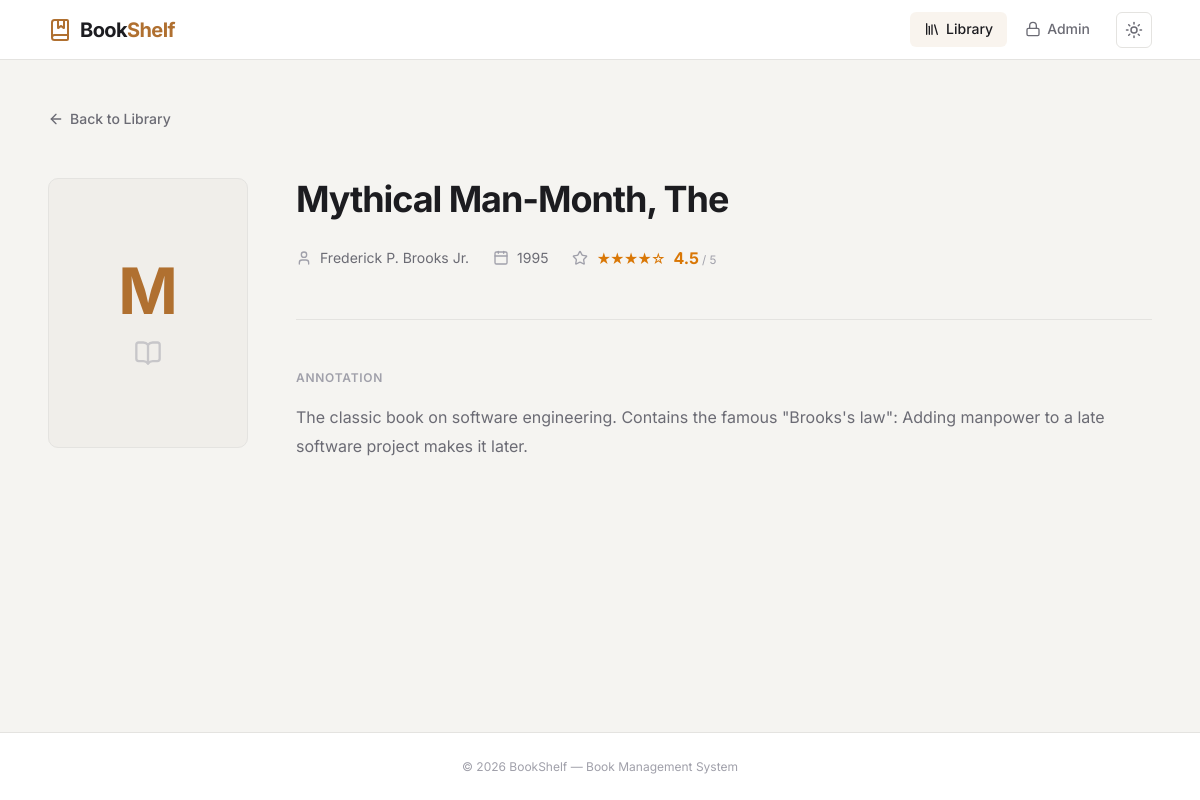
/detail.php?id=25, run on the app's committed database.
### tables this page shows
CREATE TABLE books (
            id           INTEGER PRIMARY KEY AUTOINCREMENT,
            title        TEXT    NOT NULL,
            author       TEXT    NOT NULL,
            release_year INTEGER NOT NULL,
            annotation   TEXT    DEFAULT '',
            rating       REAL    DEFAULT 0 CHECK(rating >= 0 AND rating <= 5),
            created_at   TEXT    DEFAULT (datetime('now'))
        );

### includes/auth.php (called while the page is built, shortened)
<?php
function isLoggedIn(): bool
{
    if (empty($_SESSION['user_id'])) {
        return false;
    }
    return true;
}

### detail.php (the view, shortened to what this page needs)
<?php
$pdo = getDB();
$id = filter_input(INPUT_GET, 'id', FILTER_VALIDATE_INT);
$stmt = $pdo->prepare("SELECT * FROM books WHERE id = :id");
$stmt->execute([':id' => $id]);
$book = $stmt->fetch();
$ratingFull  = (int) floor($book['rating']);
$ratingEmpty = 5 - $ratingFull;
?>
<!DOCTYPE html>
<html lang="en">
<head>
    <link rel="stylesheet" href="assets/css/style.css">
</head>
<body>
<div class="page-wrapper">
    <header class="site-header">
        <a href="index.php" class="logo">
            <i data-lucide="book-marked"></i>
            <span class="logo-text">Book<span>Shelf</span></span>
        </a>
        <nav class="header-nav">
            <a href="index.php" class="nav-link active">
                <i data-lucide="library"></i> Library
            </a>
            <?php if (isLoggedIn()): ?>
                <a href="admin.php" class="nav-link">
                    <i data-lucide="settings"></i> Admin
                </a>
            <?php else: ?>
                <a href="login.php" class="nav-link">
                    <i data-lucide="lock"></i> Admin
                </a>
            <?php endif; ?>
            <button id="theme-toggle" class="theme-toggle" title="Toggle theme">
                <i data-lucide="sun" class="icon-sun"></i>
            </button>
        </nav>
    </header>
    <main class="main-content">
        <a href="index.php" class="back-link">
            <i data-lucide="arrow-left"></i>
            Back to Library
        </a>
        <div class="detail-layout">
            <div class="detail-cover">
                <div class="detail-cover__visual">
                    <span class="detail-cover__initial"><?= htmlspecialchars(mb_substr($book['title'], 0, 1)) ?></span>
                    <i data-lucide="book-open" class="detail-cover__icon"></i>
                </div>
            </div>
            <div class="detail-info">
                <h1 class="detail-title"><?= htmlspecialchars($book['title']) ?></h1>
                <div class="detail-meta">
                    <div class="detail-meta__item">
                        <i data-lucide="user"></i>
                        <span><?= htmlspecialchars($book['author']) ?></span>
                    </div>
                    <div class="detail-meta__item">
                        <i data-lucide="calendar"></i>
                        <span><?= (int) $book['release_year'] ?></span>
                    </div>
                    <?php if ($book['rating'] > 0): ?>
                        <div class="detail-meta__item">
                            <i data-lucide="star"></i>
                            <span class="detail-rating">
                                <?= str_repeat('★', $ratingFull) . str_repeat('☆', $ratingEmpty) ?>
                                <strong><?= number_format($book['rating'], 1) ?></strong>
                                <small>/ 5</small>
                            </span>
                        </div>
                    <?php endif; ?>
                </div>
                <?php if (!empty(trim($book['annotation']))): ?>
                    <div class="detail-section">
                        <h2 class="detail-section__heading">Annotation</h2>
                        <div class="detail-annotation">
                            <?= nl2br(htmlspecialchars($book['annotation'])) ?>
                        </div>
                    </div>
                <?php else: ?>
                    <div class="detail-section">
                        <p class="detail-no-annotation">No annotation available for this book.</p>
                    </div>
                <?php endif; ?>
            </div>
        </div>
    </main>
    <footer class="site-footer">
        &copy; <?= date('Y') ?> BookShelf &mdash; Book Management System
    </footer>
</div>
</body>
</html>

### data on the page
books: title "M", title "Mythical Man-Month, The", author "Frederick P. Brooks Jr.", release_year "1995", rating "★★★★", rating "☆", rating "4.5", annotation "The classic book on software engineering. Contains the famous \"Brooks's law\": Adding manpower to a late software project makes it later."
